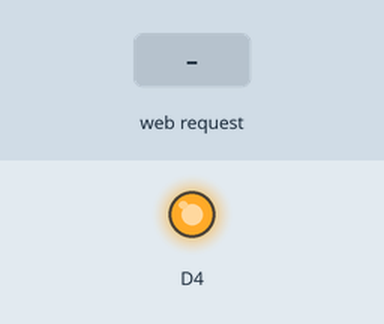
Simulated run of this sketch. Board: ESP8266 (NodeMCU). Shown: output pins drawn as LEDs (lit = HIGH). Inputs (shaded band) come from the test bench. WiFi joins after 1.5 s; servers stay silent unless stated; network time is answered at once with the bench clock; the local clock reads 2024-03-15 10:24:30 at power-on unless the sketch sets it; EEPROM starts erased; what the sketch prints to the serial monitor is not drawn.

Above: at 2.8 s.
2.9 s: HTTP request GET /onD4 received
At 3.7 s:
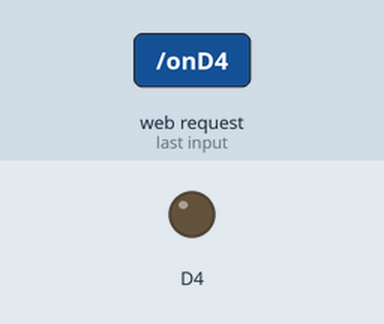
4.5 s: HTTP request GET /offD4 received
At 5.5 s:
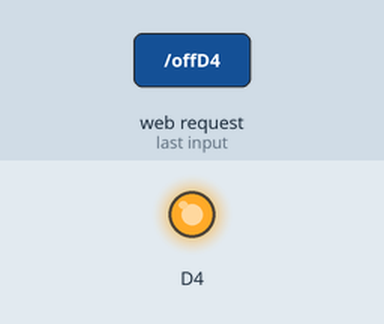
6.0 s: HTTP request GET /onD4?ssid=1 received
At 7.1 s:
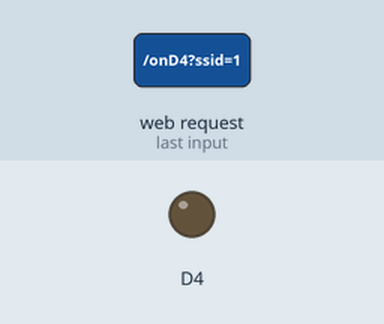
Timing chart, 0 to 9.0 s (numbered marks = the images above; inputs shaded):
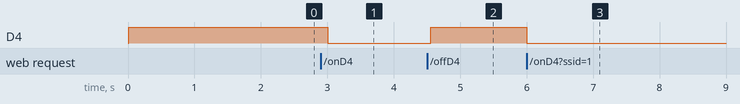

Measured:
- after the input at 2.9 s, D4: HIGH → LOW after 0.10 s
- after the input at 4.5 s, D4: LOW → HIGH after 0.05 s
- after the input at 6.0 s, D4: HIGH → LOW at once

The sketch:

Alarm_Device.ino
```cpp
#include <NTPClient.h>
#include <WiFiUdp.h>
#include <ESP8266WiFi.h>
#include <ESP8266WebServer.h>
#include <EEPROM.h>


ESP8266WebServer webServer(80);


// NTP SETUP
WiFiUDP u;
NTPClient n(u, "2.asia.pool.ntp.org", 7 * 3600); // khai bao truy cap NTP gio asia


/****/
int mins, hours, set_mins, set_hours;
short int state;

//==========AP info=======================//
char* ssid_ap = "IOT_ESP8266";
char* pass_ap = "10100101";
IPAddress ip_ap(192, 168, 1, 1);
IPAddress gateway_ap(192, 168, 1, 1);
IPAddress subnet_ap(255, 255, 255, 0);
String ssid;
String pass;
boolean statusD4;
//=========Biến chứa mã HTLM Website==//
const char MainPage[] PROGMEM = R"=====(
  <!DOCTYPE html>
  <html>
   <head>
       <title>HOME PAGE</title>
       <style>
          body {text-align:center;}
          h1 {color:#003399;}
          a {text-decoration: none;color:#FFFFFF;}
          .bt_on {height:50px; width:100px; margin:10px 0;background-color:#FF6600;border-radius:5px;}
          .bt_off {height:50px; width:100px; margin:10px 0;background-color:#00FF00;border-radius:5px;}
          .bt_write {height:30px; width:70px; margin:10px 0;background-color:#00FF00;border-radius:5px;}
          .bt_restart {height:30px; width:70px; margin:10px 0;background-color:#FF6600;border-radius:5px;}
          .bt_clear {height:30px; width:70px; margin:10px 0;background-color:#00FF00;border-radius:5px;}
       </style>
       <meta name="viewport" content="width=device-width,user-scalable=0" charset="UTF-8">
   </head>
   <body>
      <h1>ESP8266 Web Server</h1>
      <div>Trạng thái trên chân D4: <b><pan id="trangthaiD4"><pan></b></div>
       <div>
        <button class="bt_on" onclick="getdata('onD4')">ON</button>
        <button class="bt_off" onclick="getdata('offD4')">OFF</button>
      </div>
      <div>Thiết lập thông tin Wifi kết nối</div>
      <div>Nhập tên wifi: </div>
      <div><input id="ssid"/></div>

      <div>Password wifi: </div>
      <div><input id="pass"/></div>
      <div>
        <button class="bt_write" onclick="writeEEPROM()">WRITE</button>
        <button class="bt_restart" onclick="restartESP()">RESTART</button>
        <button class="bt_clear" onclick="clearEEPROM()">CLEAR</button>
      </div>
      <div id>IP connected: <pan id="ipconnected"></pan></div>
      <div id="reponsetext"></div>
      <script>
        //-----------Tạo đối tượng request----------------
        function create_obj(){
          td = navigator.appName;
          if(td == "Microsoft Internet Explorer"){
            obj = new ActiveXObject("Microsoft.XMLHTTP");
          }else{
            obj = new XMLHttpRequest();
          }
          return obj;
        }
        var xhttp = create_obj();
        //------------------------------------------------
        window.onload = function(){
          xhttp.open("GET","/getIP",true);
          xhttp.onreadystatechange = process_ip;//nhận reponse
          xhttp.send();
        }
        //-----------Kiểm tra response IP------------------
        function process_ip(){
          if(xhttp.readyState == 4 && xhttp.status == 200){
            //------Updat data sử dụng javascript----------
            ketqua = xhttp.responseText;
            document.getElementById("ipconnected").innerHTML=ketqua;
          }
        }
        //==============================================================
        //-----------Thiết lập dữ liệu và gửi request ON/OFF D4---
        function getdata(url){
          xhttp.open("GET","/"+url,true);
          xhttp.onreadystatechange = process_onofd4;//nhận reponse
          xhttp.send();
        }
        //-----------Kiểm tra response ON/OFF D4------------------
        function process_onofd4(){
          if(xhttp.readyState == 4 && xhttp.status == 200){
            //------Updat data sử dụng javascript----------
            ketqua = xhttp.responseText;
            document.getElementById("trangthaiD4").innerHTML=ketqua;
          }
        }
         //-----------Thiết lập dữ liệu và gửi request Status D4----
        //---Ham update duu lieu tu dong---
        var xhttp2 = create_obj();
        setInterval(function() {
          getstatusD4();
        }, 1000);
        function getstatusD4(){
          xhttp2.open("GET","/getstatusD4",true);
          xhttp2.onreadystatechange = process_statusd4;//nhận reponse
          xhttp2.send();
        }
        //-----------Kiểm tra response ON/OFF D4------------------
        function process_statusd4(){
          if(xhttp2.readyState == 4 && xhttp2.status == 200){
            //------Updat data sử dụng javascript----------
            ketqua = xhttp2.responseText;
            document.getElementById("trangthaiD4").innerHTML=ketqua;
          }
        }
        //===============================================================
        //-----------Thiết lập dữ liệu và gửi request ssid và password---
        function writeEEPROM(){
          var ssid = document.getElementById("ssid").value;
          var pass = document.getElementById("pass").value;
          xhttp.open("GET","/writeEEPROM?ssid="+ssid+"&pass="+pass,true);
          xhttp.onreadystatechange = process;//nhận reponse
          xhttp.send();
        }
        function clearEEPROM(){
          xhttp.open("GET","/clearEEPROM",true);
          xhttp.onreadystatechange = process;//nhận reponse
          xhttp.send();
        }
        function restartESP(){
          xhttp.open("GET","/restartESP",true);
          xhttp.onreadystatechange = process;//nhận reponse
          xhttp.send();
        }
        //-----------Kiểm tra response ------------------
        function process(){
          if(xhttp.readyState == 4 && xhttp.status == 200){
            //------Updat data sử dụng javascript----------
            ketqua = xhttp.responseText;
            document.getElementById("reponsetext").innerHTML=ketqua;
          }
        }
      </script>
   </body>
  </html>
)=====";
//=========================================//
void setup() {
  Serial.begin(115200);
  pinMode(D4,OUTPUT);
  digitalWrite(D4,LOW);
  mins = hours = 0;
  set_mins = 3;
  set_hours = 10;
  state = 0;

  EEPROM.begin(512);       //Khởi tạo bộ nhớ EEPROM
  delay(10);

  if(read_EEPROM()){
    checkConnection();
  }else{
    WiFi.disconnect();
    WiFi.mode(WIFI_AP);
    WiFi.softAPConfig(ip_ap, gateway_ap, subnet_ap);
    WiFi.softAP(ssid_ap,pass_ap);
    Serial.println("Soft Access Point mode!");
    Serial.print("Please connect to ");
    Serial.println(ssid_ap);
    Serial.print("Web Server IP Address: ");
    Serial.println(ip_ap);
  }
  /******************************/
  // tuy cap NTP
  n.begin();
  //*************************************//
  webServer.on("/",mainpage);
  webServer.on("/onD4",on_D4);
  webServer.on("/offD4",off_D4);
  webServer.on("/getstatusD4",get_statusD4);
  webServer.on("/getIP",get_IP);
  webServer.on("/writeEEPROM",write_EEPROM);
  webServer.on("/restartESP",restart_ESP);
  webServer.on("/clearEEPROM",clear_EEPROM);
  webServer.begin();
}
void loop()
{
  webServer.handleClient();
  // lay thoi gian
  n.update();
   mins = n.getMinutes();
   hours = n.getHours();
  Serial.print( "bay gio la: " );
  Serial.print(hours);
  Serial.print(":");
  Serial.print(mins);
  Serial.print("\n");

  switch(state)
  {
    case 1:
        digitalWrite(D4,LOW);
        break;
     case 0:
        if( (mins >= set_mins) && (mins <set_mins + 2))
            digitalWrite( D4, LOW);
        else
            digitalWrite(D4,HIGH);
            break;
  }
  statusD4 = digitalRead(D4);
  EEPROM.write(96,statusD4);
  EEPROM.commit();
  delay(100);

}
//==========Chương trình con=================//
void mainpage(){
  String s = FPSTR(MainPage);
  webServer.send(200,"text/html",s);
}
void on_D4()
{
  state = 1;
  webServer.send(200,"text/html","ON");
}
void off_D4()       /********************** off function **********************/
{
  state = 0;
  webServer.send(200,"text/html","OFF");
}
void get_statusD4(){
  String s;
  if(digitalRead(D4)==1){
    s = "OFF";
  }else{
    s = "ON";
  }
  webServer.send(200,"text/html", s);
}
void get_IP(){
  String s = WiFi.localIP().toString();
  webServer.send(200,"text/html", s);
}
boolean read_EEPROM(){
  Serial.println("Reading EEPROM...");
  statusD4 = char(EEPROM.read(96));
  Serial.print("Trạng thái chân D4: ");
  if(statusD4 == 0){
    digitalWrite(D4,LOW);
    Serial.println("ON");
  }else{
    digitalWrite(D4,HIGH);
    Serial.println("OFF");
  }
  if(EEPROM.read(0)!=0)
  {
    ssid = "";
    pass = "";
    for (int i=0; i<32; ++i){
      ssid += char(EEPROM.read(i));
    }
    Serial.print("SSID: ");
    Serial.println(ssid);
    for (int i=32; i<96; ++i){
      pass += char(EEPROM.read(i));
    }
    Serial.print("PASSWORD: ");
    Serial.println(pass);
    ssid = ssid.c_str();
    pass = pass.c_str();
    return true;
  }
  else
  {
    Serial.println("Data wifi not found!");
    return false;
  }
}
//---------------SETUP WIFI------------------------------
void checkConnection() {
  Serial.println();
  Serial.print("Check connecting to ");
  Serial.println(ssid);
  WiFi.disconnect();
  WiFi.begin(ssid,pass);
  int count=0;
  while(count < 50){
    if(WiFi.status() == WL_CONNECTED){
      WiFi.mode(WIFI_STA);
      Serial.println();
      Serial.print("Connected to ");
      Serial.println(ssid);
      Serial.print("Web Server IP Address: ");
      Serial.println(WiFi.localIP());
      return;
    }
    delay(200);
    Serial.print(".");
    count++;
  }
  Serial.println("Timed out.");
  WiFi.disconnect();
  WiFi.mode(WIFI_AP);
  WiFi.softAPConfig(ip_ap, gateway_ap, subnet_ap);
  WiFi.softAP(ssid_ap,pass_ap);
  Serial.println("Soft Access Point mode!");
  Serial.print("Please connect to ");
  Serial.println(ssid_ap);
  Serial.print("Web Server IP Address: ");
  Serial.println(ip_ap);
}
void write_EEPROM(){
  ssid = webServer.arg("ssid");
  pass = webServer.arg("pass");
  Serial.println("Clear EEPROM!");
  for (int i = 0; i < 96; ++i) {
    EEPROM.write(i, 0);
    delay(10);
  }
  for (int i = 0; i < ssid.length(); ++i) {
    EEPROM.write(i, ssid[i]);
  }
  for (int i = 0; i < pass.length(); ++i) {
    EEPROM.write(32 + i, pass[i]);
  }
  EEPROM.commit();
  Serial.println("Writed to EEPROM!");
  Serial.print("SSID: ");
  Serial.println(ssid);
  Serial.print("PASS: ");
  Serial.println(pass);
  String s = "Đã lưu thông tin wifi";
  webServer.send(200, "text/html", s);
}
void restart_ESP(){
  ESP.restart();
  String s = "Đã khởi động lại ESP8266";
  webServer.send(200, "text/html", s);
}
void clear_EEPROM(){
  Serial.println("Clear EEPROM!");
  for (int i = 0; i < 96; ++i) {
    EEPROM.write(i, 0);
    delay(10);
  }
  EEPROM.commit();
  String s = "Đã xóa bộ nhớ EEPROM";
  webServer.send(200,"text/html", s);
}
```
